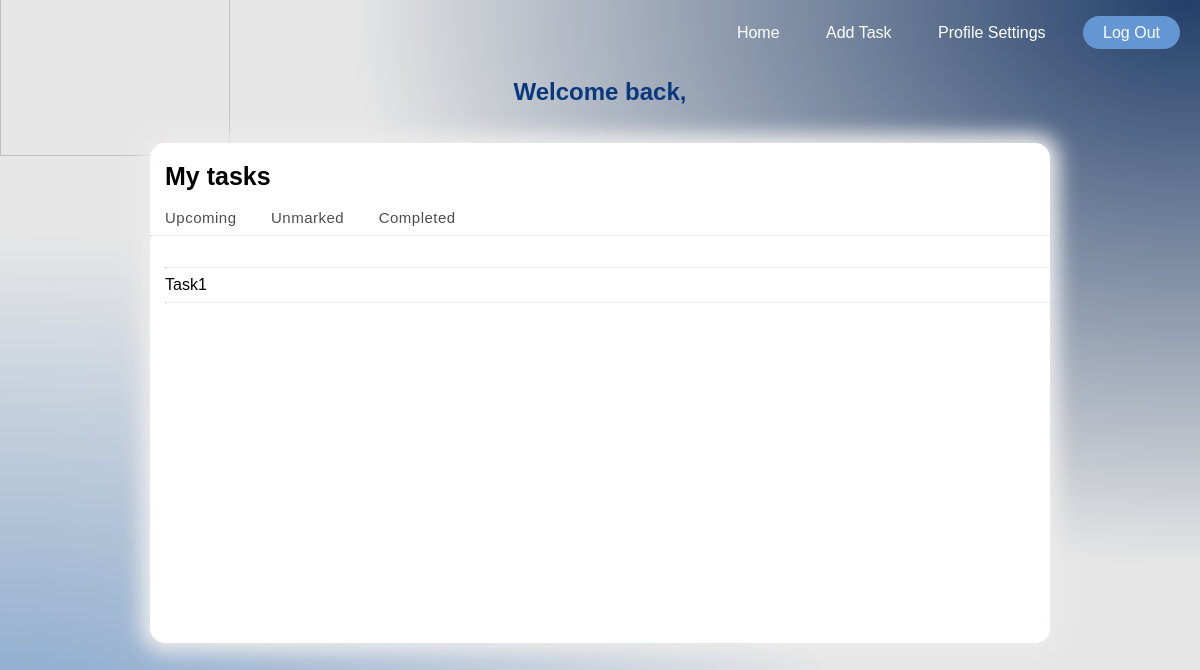
The page /Home/AdminHome/ on the database as committed earlier.
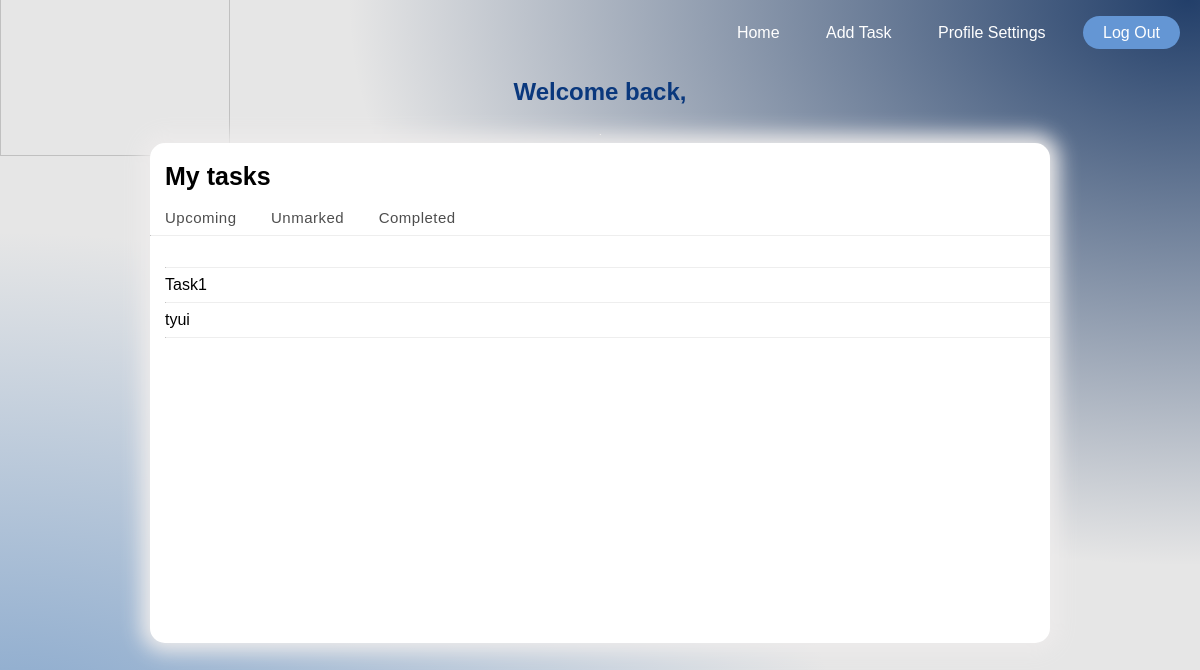
The same page on the database as committed later.
### tasks/models.py (models this page shows, shortened)
class Task(models.Model):
    Taskiid = models.IntegerField(null=True)
    title = models.CharField(max_length=55,null=True)
    teacher = models.CharField(max_length=55,null=True)
    choose = models.CharField(max_length=6, choices=x,null=True)
    Description = models.TextField(max_length=160, blank=True, null=True)
    admin = models.CharField(max_length=15,null=True)
    completed = models.BooleanField(default=False,null=True)

### tasks/views.py (the view)
# urls.py: path('AdminHome/', views.showTask,name='showTask'),
def showTask(request):
    task =Task.objects.all()
    return render(request, 'AdminHome/AdminHome.html',{'task':task})

### templates/AdminHome/AdminHome.html (shortened to what this page needs)
{%extends 'navbar.html'%}
{%block content%}
{%load static%}
<link rel="stylesheet" href="{%static 'css/AdminHome.css' %}">
<!doctype html>
<html>
<head>
</head>
<body>
    <header>
        <h2 style="text-align: center;color:#0a387d"> Welcome back, </h2>
    </header>
    <hr>
    <div class="table">
    <h3><a class ="thead" href="ViewList.html">My tasks</a></h3>
<nav>
    <a href="#"class="links" onclick="upcoming()">Upcoming</a>
    <a href = "#"class="links" onclick="overdue()">Unmarked</a>
    <a href="#"class="links" onclick="completed()">Completed</a>
        </nav>
        <hr>
        <div class="tasks">
        <div id="upcom" class="st">
            {% for task in task %}
            <hr>
            <a href="{% url 'task_detail' taskid=task.id %}">{{ task.title }}</a>
            <br>
        {% endfor %}
            <hr>
         </div>
        </div>
    </div>
{%load static%}
</body>
</html>
{%endblock content%}

Rows that differ between the two databases and show on the page:
added Task: title "tyui"
